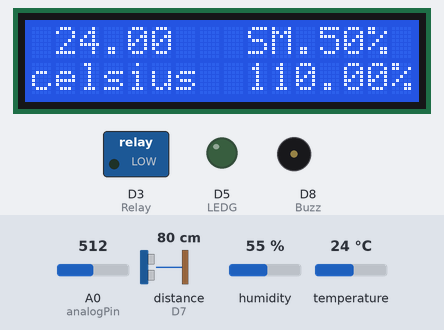
Simulated run of this sketch. Board: ESP8266 (NodeMCU). Shown: 16×2 character LCD, switched loads named in the sketch (green lamp = pin HIGH), output pins drawn as LEDs (lit = HIGH), buzzer (waves = sounding, pin HIGH). Wiring (inferred from the names in the program): ultrasonic range finder: trigger D6; echo D7. The inputs (shaded band) are chosen by the test bench; at power-on: A0 (analogPin) = 512, distance to the obstacle (sensor on D7) 80 cm, temperature 24 °C, humidity 55 %. The echo pulse lasts 58.3 µs per cm; WiFi joins after 1.5 s; servers stay silent unless stated; pins used as bus, display or sensor lines are not drawn; what the sketch prints to the serial monitor is not drawn.

Above: at 4.5 s.
4.6 s: A0 (analogPin) set to 532
At 6.1 s:
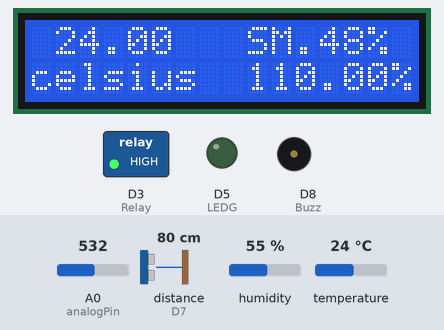
6.4 s: distance to the obstacle (sensor on D7) set to 2 cm
At 9.3 s:
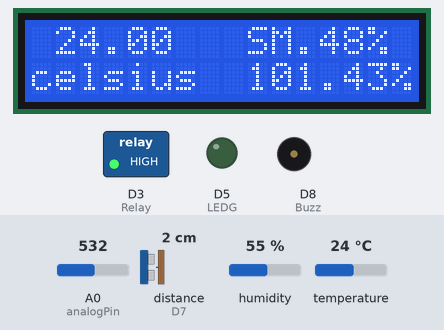
9.4 s: temperature set to 12 °C
At 11.6 s:
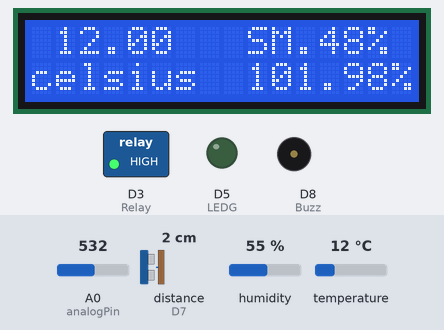
12.4 s: distance to the obstacle (sensor on D7) set to 4 cm
At 15.3 s:
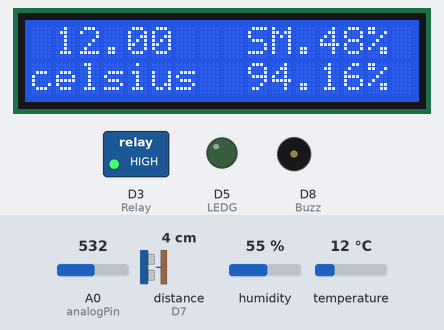
15.4 s: distance to the obstacle (sensor on D7) set to 18 cm
At 16.3 s:
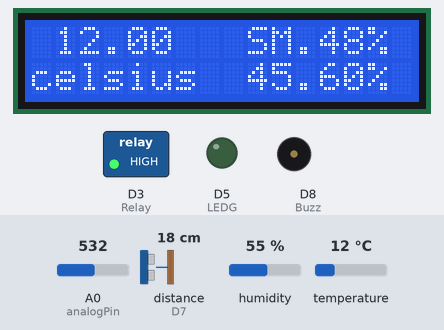
18.4 s: temperature set to 19 °C
At 19.8 s:
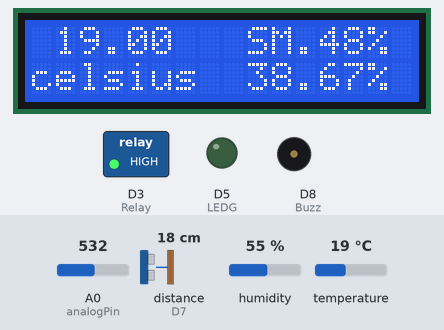
Timing chart, 0 to 21.4 s (numbered marks = the images above; inputs shaded):
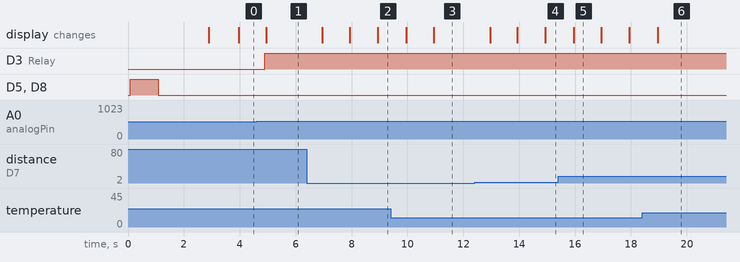

The sketch:

TNI_Day_SmartFarm.ino
```cpp
/* Comment this out to disable prints and save space */
//#define BLYNK_PRINT Serial

/* Fill-in your Template ID (only if using Blynk.Cloud) */
#define BLYNK_TEMPLATE_ID "TMPLkaPB9kat"
#define BLYNK_DEVICE_NAME "TNI DAY IOT SMART FARM"
#define BLYNK_AUTH_TOKEN "ykor-vWyGk0ELpotnS6OB1xPiss0hWFV"

/*#define IFTTT_Key "1NZh5X1acQnb-2B9-2YZz"
#define IFTTT_Event "Workshop16"*/

#include <ESP8266WiFi.h>
#include <BlynkSimpleEsp8266.h>
#include <DHT.h>
const char auth[] = BLYNK_AUTH_TOKEN;
const char ssid[] = "furue";//"TNI_IOT_WATER";//"dlink_DWR-920_A535";  // "Huawei_Y7";  // "TNI_WiFi_Officer";
const char pass[] = "Delta_006";//"zbSUM36557";  // "abcdefabcd";

#define WIFI_SSID "furue"//"dlink_DWR-920_A535"
#define WIFI_PASS "Delta_006"//"zbSUM36557"

WiFiClient client;
BlynkTimer timer;
void timerEvent();

/*---------------------------------------------------------*/
#include <Wire.h>
//#include <OneWire.h>
#include <LiquidCrystal_I2C.h>

//OneWire  ds(2);  // D4 on pin 2 (a 4.7K resistor is necessary)

#define SCL   D1
#define SDA   D2
#define Relay D3
#define LEDG  D5
#define US_T  D6 // LEDY
#define US_E  D7
#define Buzz  D8
#define DHTPIN D4
#define DHTTYPE DHT11

// Set the LCD address to 0x27 for a 16 chars and 2 line display
LiquidCrystal_I2C lcd(0x27, 16, 2);

#define SOUND_VELOCITY 0.034
long duration, durationRead;
float distanceCm, distancePrv;
int i, analogPin = A0, val = 0, map_val = 0, count = 0;
int16_t raw;
float celsius;
float WS;
DHT dht(DHTPIN, DHTTYPE);

void setup()
{
  pinMode(Relay, OUTPUT);
  digitalWrite(Relay, LOW);

  pinMode(US_T, OUTPUT);
  pinMode(US_E, INPUT);

  digitalWrite(US_T, HIGH);
  delayMicroseconds(10);
  digitalWrite(US_T, LOW);
  duration = pulseIn(US_E, HIGH);

  Serial.begin(115200);
  //Wire.begin(SDA, SCL);
  dht.begin();
  // initialize the LCD
  lcd.begin();
  lcd.home();

  // Turn on the blacklight and print a message.
  lcd.backlight();
  lcd.setCursor(5, 0);
  lcd.print("Hello");
  lcd.setCursor(4, 1);
  lcd.print("TNI IOT");

  pinMode(Buzz, OUTPUT);
  pinMode(LEDG, OUTPUT);

  digitalWrite(Buzz, HIGH);
  digitalWrite(LEDG, HIGH);
  delay(1000);
  digitalWrite(Buzz, LOW);
  digitalWrite(LEDG, LOW);

  WiFi.begin(WIFI_SSID, WIFI_PASS);
  while (WiFi.status() != WL_CONNECTED)
  {
    delay(100);
    Serial.print(".");
  }
  Serial.println(WiFi.localIP());

  Blynk.begin(auth, ssid, pass);
  timer.setInterval(1000L, timerEvent);
  lcd.clear();
}

void loop()
{
  Blynk.run();
  timer.run();
}

/*BLYNK_WRITE(V7)
{
  if (param.asInt()) digitalWrite(LEDG, HIGH);
  else               digitalWrite(LEDG, LOW);
}*/

BLYNK_WRITE(8) {
  if (param.asInt()){
    digitalWrite(Relay, HIGH);
    delay(1000);
  }
  else               digitalWrite(Relay, LOW);
}

void timerEvent()
{
  //lcd.clear();

  /*-- Soil Moisture ------------------------------------*/

  val = analogRead(analogPin);
  //if (val >= 300 && val <= 1000) map_val = map(val, 300, 1000, 99, 1);
  //else                          map_val = 0;

  if (val >= 0 && val <= 1023) map_val = map(val, 0, 1023, 99, 1);
  //else                          map_val = 0;

  Blynk.virtualWrite(V4, map_val);

  lcd.setCursor(9, 0);
  lcd.print("SM.    ");
  lcd.setCursor(12, 0);
  lcd.print(map_val);
  lcd.print("%");

  if(map_val < 50 && map_val > 0)
  {
    Blynk.virtualWrite(V8, 1);
    digitalWrite(Relay, HIGH);
  }
  else
  {
    Blynk.virtualWrite(V8, 0);
    digitalWrite(Relay, LOW);
  }

  /*-- Water Stock (Ultrasonic Sensor)--------------------*/

  for (i = 0; i < 3; i += 1)
  {
    digitalWrite(US_T, HIGH);
    delayMicroseconds(10);
    digitalWrite(US_T, LOW);
    durationRead = pulseIn(US_E, HIGH);

    if (duration > durationRead)
    {
      duration -= (duration - durationRead) / 2;
    }
    else if (duration < durationRead)
    {
      duration += (durationRead - duration) / 2;
    }
    delayMicroseconds(500);
  }

  distanceCm = duration * SOUND_VELOCITY / 2;

  if (distanceCm >= 28) distanceCm = distancePrv;
  else                distancePrv = distanceCm;
  WS = (27.5 - distanceCm) / 25 * 100;
  Blynk.virtualWrite(V5, WS);
  lcd.setCursor(9, 1);
  lcd.print("       ");
  lcd.setCursor(9, 1);
  lcd.print(WS);
  lcd.print("%");

  /*-- Temperature ----------------------------------------*/

  /*byte addr[] = {0x28, 0x3E, 0x38, 0x75, 0xD0, 0x01, 0x3C, 0xB3};
  byte data[12];

  ds.reset();
  ds.select(addr);
  ds.write(0x44, 1);        // start conversion, with parasite power on at the end
  delay(1000);              // maybe 750ms is enough, maybe not
  ds.reset();
  ds.select(addr);
  ds.write(0xBE);           // Read Scratchpad
  for (i = 0; i < 9; i++)  // we need 9 bytes
  {
    data[i] = ds.read();
  }

  raw = (data[1] << 8) | data[0];*/
  celsius = dht.readTemperature();

  Blynk.virtualWrite(V6, celsius);
  lcd.setCursor(1, 0);
  lcd.print(celsius);
  lcd.setCursor(0, 1);
  lcd.print("celsius");

  /*if(count++ > 10)
  {
    count = 0;
    delay(1000);
    send_webhook();
  }*/
}

/*void send_webhook()
{// function Send Webook to IFTTT
  // construct the JSON payload
  String jsonString = "";
  jsonString += "{\"value1\":\"";
  jsonString += celsius;
  jsonString += "\",\"value2\":\"";
  jsonString += map_val;
  jsonString += "\", \"value3\":\"";
  jsonString += (27.5 - distanceCm) / 25 * 100;
  jsonString += "\"}";

  int jsonLength = jsonString.length();
  String lenString = String(jsonLength);
  // connect to the Maker event server
  client.connect("maker.ifttt.com", 80);
  // construct the POST request
  String postString = "";
  postString += "POST /trigger/";
  postString += IFTTT_Event;
  postString += "/with/key/";
  postString += IFTTT_Key;
  postString += " HTTP/1.1\r\n";
  postString += "Host: maker.ifttt.com\r\n";
  postString += "Content-Type: application/json\r\n";
  postString += "Content-Length: ";
  postString += lenString + "\r\n";
  postString += "\r\n";
  postString += jsonString; // combine post request and JSON
  client.print(postString);
  delay(500);
  client.stop();
}*/
```

Measured:
- the behaviour switches between 516 and 517 on A0 (analogPin) (found by bisection; images 0 and 1)
- after the input at 4.6 s, D3 (Relay): LOW → HIGH after 0.30 s; the display: changes after 0.35 s (image 1)
- after the input at 6.4 s, the display: first changes after 0.56 s (image 2 shows a later state)
- after the input at 12.4 s, the display: first changes after 0.56 s (image 4 shows a later state)
- after the input at 15.4 s, the display: changes after 0.56 s (image 5)
- after the input at 18.4 s, the display: changes after 0.56 s (image 6)
- what the display in image 5 shows lasts 0.9 s, from 16.0 s to 16.9 s
